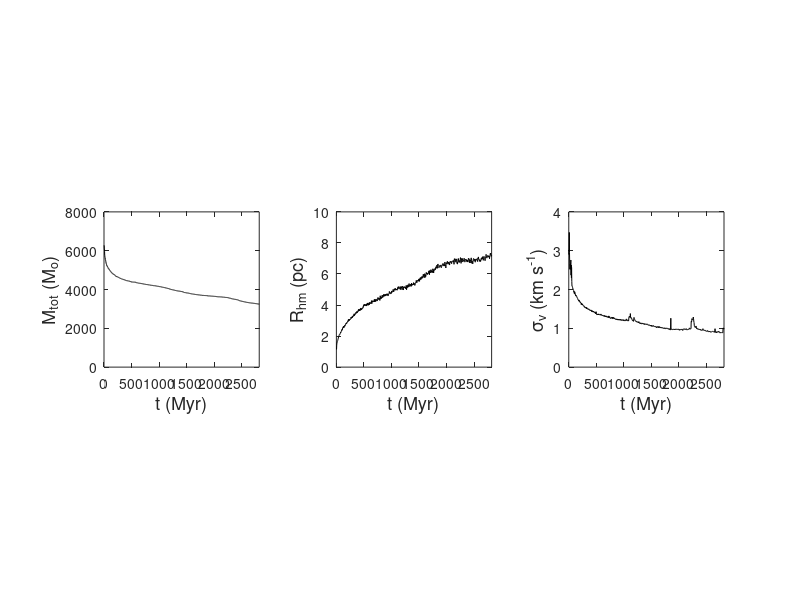

Here is the MATLAB script that generated this plot:
clear all
close all
%figure
% Output file columns content: 
%
% Column 1  =  Number of single stars + binaries        
% Column 2  =  Number of binaries                       
% Column 3  =  Time (Myr)                               
% Column 4  =  Relaxation time (Myr)                    
% Column 5  =  Total cluster mass (Msun)                
% Column 6  =  Mass in core (Msun)                      
% Column 7  =  Mass outside the tidal radius (Msun)     
% Column 8  =  Maximum stellar distance from cluster centre of mass (pc)        
% Column 9  =  Half-mass radius (pc)
% Column 10 =  Radius containing inner 10% of cluster mass (pc)                 
% Column 11 =  Core radius - as determined by Nbody code (pc)                   
% Column 12 =  Number of systems (stars + binaries) inside the half-mass radius  
% Column 13 =  Number of systems within 1pc of the cluster centre               
% Column 14 =  Number of systems within the inner lagrangian radius (10%)       
% Column 15 =  Number of systems within the core radius
% Column 16 =  Velocity dispersion (km/s) 


% Ectract the data from the input file

data = load('extrct.dat'); % Ectract the data from the input file

N_sin_bin = data(:,1); 

N_bin = data(:,2);

t = data(:,3); 

t_relax = data(:,4);

M_tot = data(:,5);

M_core = data(:,6);

M_out_tidal = data(:,7);

D_max = data(:,8);

R_hm = data(:,9);

R_10 = data(:,10);

R_core = data(:,11);

N_hm = data(:,12);

N_1pc = data(:,13);

N_lagr = data(:,14);

N_core = data(:,15);

sigma_v = data(:,16);




% Plot of the results

subplot(1,3,1), plot(t, M_tot,'k')
xlabel('t (Myr)','fontsize',13)
ylabel('M_{tot} (M_{o})','fontsize',13)
set(gca,'fontsize',10)
axis([0 max(t) 0 8e3])
axis square



subplot(1,3,2), plot(t, R_hm,'k')
xlabel('t (Myr)','fontsize',13)
ylabel('R_{hm} (pc)','fontsize',13)
set(gca,'fontsize',10)
axis([0 max(t) 0 10])
axis square


subplot(1,3,3), plot(t, sigma_v,'k')
xlabel('t (Myr)','fontsize',13)
ylabel('\sigma_v (km s^{-1})','fontsize',13)
set(gca,'fontsize',10)
axis([0 max(t) 0 4])
axis square
